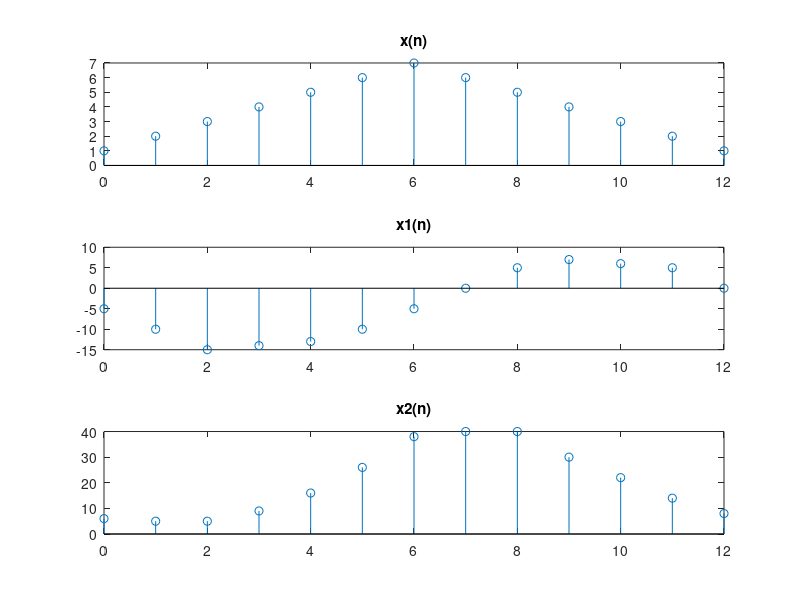

Here is the MATLAB script that generated this plot:
function ast7
f=[1 2 3 4 5 6 7 6 5 4 3 2 1];

for i=1:length(f),
    n(i)=i-1;
end

%GIVEN x1(n)=2x(n-5)-3x(n+4)
%GIVEN x2(n)=x(3-n)+x(n)*x(n-2)

for i =1:length(f)
    %finding 2*x(n-5)
    nf1=n(i)-5;
    if nf1<0
        x1(i)=2*f(14+nf1);
    else
        x1(i)=2*f(mod(nf1,13)+1);
    end
    %finding 3*x(n+4) and thus computing x1(n)
    nf1=n(i)+4;
    x1(i)=x1(i)-(3*f(mod(nf1,13)+1));
    %finding x(3-n)
    nf1=3-n(i);
    if nf1<0
        x2(i)=f(14+nf1);
    else
        x2(i)=f(mod(nf1,13)+1);
    end
    %finding x(n)*x(n-2) and thus computing x2(n)
    nf1=n(i)-2;
    if nf1<0
        x2(i)=x2(i)+(f(n(i)+1)*f(14+nf1));
    else
        x2(i)=x2(i)+(f(n(i)+1)*f(mod(nf1,13)+1));
    end
    
end

subplot(3,1,1),stem(n,f);title('x(n)');
subplot(3,1,2),stem(n,x1);title('x1(n)');
subplot(3,1,3),stem(n,x2);title('x2(n)');
